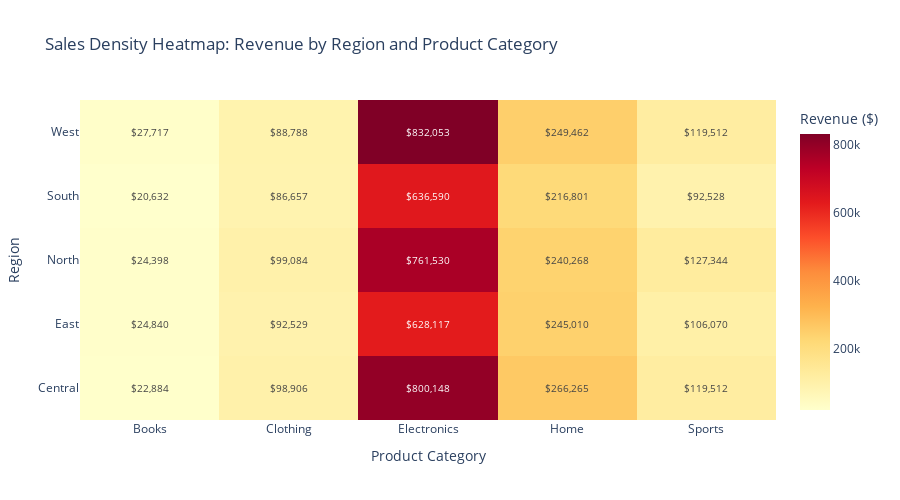

Notebook code for this chart:
### Code cell
# Display Visualization 1: Regional Sales Heatmap
print("\n📊 VISUALIZATION 1: REGIONAL SALES HEATMAP")
heatmap_fig.show()

### Figure 1 — Plotly figure (JSON) as saved in the notebook; plotly's stock layout.template omitted (floating-point values rounded to 4 significant figures)
{"data": [{"colorbar": {"title": {"text": "Revenue ($)"}}, "colorscale": [[0, "rgb(255,255,204)"], [0.125, "rgb(255,237,160)"], [0.25, "rgb(254,217,118)"], [0.375, "rgb(254,178,76)"], [0.5, "rgb(253,141,60)"], [0.625, "rgb(252,78,42)"], [0.75, "rgb(227,26,28)"], [0.875, "rgb(189,0,38)"], [1, "rgb(128,0,38)"]], "text": [[22880.0, 98910.0, 800100.0, 266300.0, 119500.0], [24840.0, 92530.0, 628100.0, 245000.0, 106100.0], [24400.0, 99080.0, 761500.0, 240300.0, 127300.0], [20630.0, 86660.0, 636600.0, 216800.0, 92530.0], [27720.0, 88790.0, 832100.0, 249500.0, 119500.0]], "textfont": {"size": 10}, "texttemplate": "$%{text:,.0f}", "type": "heatmap", "x": ["Books", "Clothing", "Electronics", "Home", "Sports"], "y": ["Central", "East", "North", "South", "West"], "z": [[22880.0, 98910.0, 800100.0, 266300.0, 119500.0], [24840.0, 92530.0, 628100.0, 245000.0, 106100.0], [24400.0, 99080.0, 761500.0, 240300.0, 127300.0], [20630.0, 86660.0, 636600.0, 216800.0, 92530.0], [27720.0, 88790.0, 832100.0, 249500.0, 119500.0]]}], "layout": {"font": {"size": 12}, "height": 500, "title": {"text": "Sales Density Heatmap: Revenue by Region and Product Category"}, "xaxis": {"title": {"text": "Product Category"}}, "yaxis": {"title": {"text": "Region"}}}}
